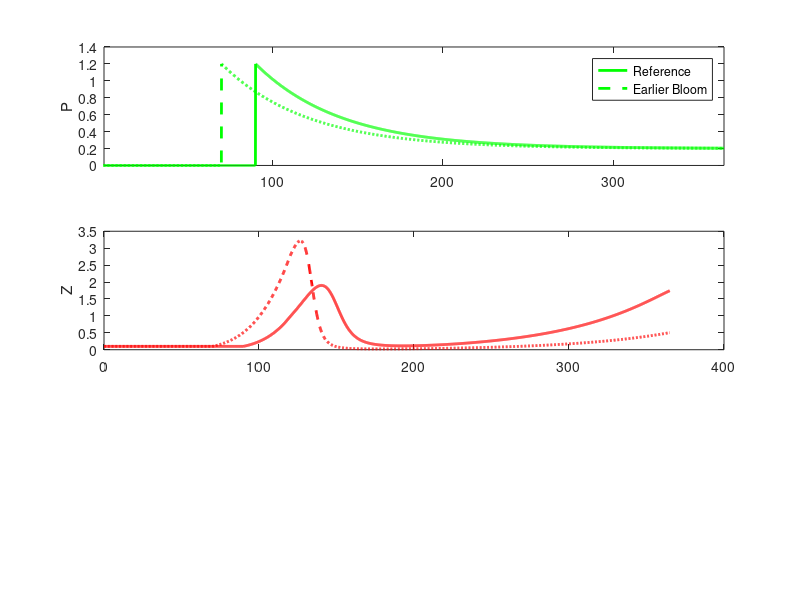

This chart was generated by the following MATLAB code: (Note: this script raises an error after producing the figure.)
%% Supplementary Analysis for manuscript "Shifting Phenology as a Key Driver of Shelf Zooplankton Population Variability (submitted to Ecology)
% MATLAB code for the Lotka-Volterra model (Discussion and Figure S9)
% Adapted from model provided by Greg L. Britten
% Isabel Honda
% May 2024

%% Lotka-Volterra Model (Appendix S1, Figure S9)

clc; clear; close all;
dt = 0.1;
bloom_time1 = 90/dt; % bloom timing differs by 20 days
bloom_time2 = 70/dt;
diap_init = 250;

% prescribe phytoplankton as instant bloom and exponential decay
p1 = [zeros(1, bloom_time1-1), 1*exp(-0.002*(0:(365/dt)-bloom_time1))+0.2];
p2 = [zeros(1, bloom_time2-1), 1*exp(-0.002*(0:(365/dt)-bloom_time2))+0.2];

% initial conditions
z1 = zeros(1, 365/dt);
c1 = zeros(1, 365/dt);
z2 = zeros(1, 365/dt);
c2 = zeros(1, 365/dt);
z1(1) = 0.1;
c1(1) = 0.09;
z2(1) = 0.1;
c2(1) = 0.09;

z_g = 0.08; % zooplankton grazing rate on phytoplankton
c_g = 0.1; % consumer grazing rate on zooplankton
c_m = 0.07; % consumer mortality
c_emerge = 120/dt; % predators appear at day 180

% biomass evolution for type 1 functional response
% assumes same grazing rate for calanus and top predator
for i = 2:length(p1)
    if i > c_emerge
        z1(i) = z1(i-1) + z_g*z1(i-1)*p1(i-1)*dt - c_g*c1(i-1)*z1(i-1)*dt;
        z2(i) = z2(i-1) + z_g*z2(i-1)*p2(i-1)*dt - c_g*c2(i-1)*z2(i-1)*dt;
        c1(i) = c1(i-1) + c_g*c1(i-1)*z1(i-1)*dt - c_m*c1(i-1)*dt;
        c2(i) = c2(i-1) + c_g*c2(i-1)*z2(i-1)*dt - c_m*c2(i-1)*dt;
    else
        z1(i) = z1(i-1) + z_g*z1(i-1)*p1(i-1)*dt;
        z2(i) = z2(i-1) + z_g*z2(i-1)*p2(i-1)*dt;
        c1(i) = c1(i-1);
        c2(i) = c2(i-1);
    end
end

figure(1)
clf
set(gcf,'color','w');

time = (1:(365/dt))*dt;
subplot(3,1,1)
plot(time, p1,'g','LineWidth',2)
hold on
plot(time, p2,'g--','LineWidth',2)
ylabel('P')
legend('Reference', 'Earlier Bloom', 'Location', 'northeast')
xlim([1 365])

subplot(3,1,2)
plot(time, z1, 'r','LineWidth',2)
hold on
plot(time, z2, 'r--','LineWidth',2)
ylabel('Z')
xline(diap_init, '--');
y_limits = ylim(gca);
max_y = y_limits(2);
text(diap_init + 2, max_y - max_y/10, 'Diapause Date')
xlim([1 365])

subplot(3,1,3)
plot(time, c1, 'k','LineWidth',2)
hold on
plot(time, c2, 'k--','LineWidth',2)
ylabel('C')
xlabel('Day of Year')
xlim([1 365])
